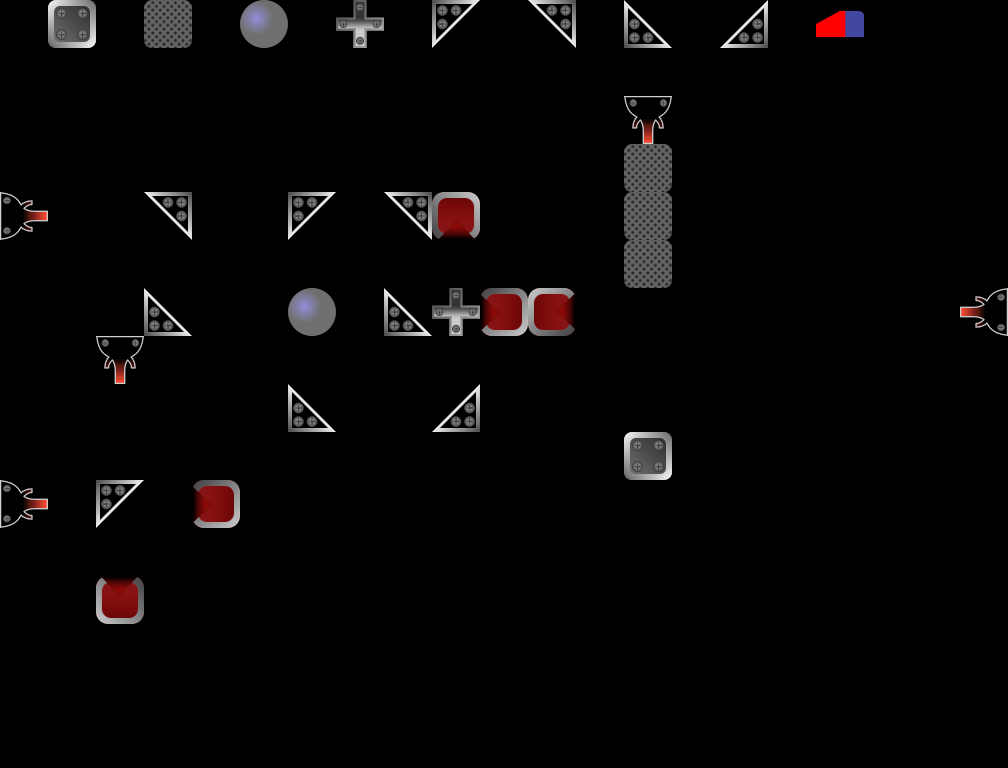

The image is a tile-based game level rendered from a .tmx file. Its description and complete source (layers, tilesets, objects, tile grids) follow:
An orthogonal 21x16 tile map with 48x48 px tiles, 2 tile layers (Blocks, Info), 1 hidden layer not drawn.

<map version="1.10" tiledversion="1.10.2" orientation="orthogonal" renderorder="right-down" width="21" height="16" tilewidth="48" tileheight="48" infinite="0" nextlayerid="8" nextobjectid="1">
 <editorsettings>
  <export target="../../public/assets/levels/level-00.json" format="json" />
 </editorsettings>
 <tileset firstgid="1" name="tileset" tilewidth="48" tileheight="48" tilecount="18" columns="18">
  <image source="../../public/assets/tileset.png" width="864" height="48" />
  <tile id="0" type="BlockingBlock" />
  <tile id="1" type="Cross" />
  <tile id="2" type="BallMirror" />
  <tile id="3" type="BottomLeftMirror" />
  <tile id="4" type="BottomRightMirror" />
  <tile id="5" type="TopLeftMirror" />
  <tile id="6" type="TopRightMirror" />
  <tile id="7" type="TimedBlock" />
  <tile id="8" type="LaserStartDown" />
  <tile id="9" type="LaserStartLeft" />
  <tile id="10" type="LaserStartRight" />
  <tile id="11" type="LaserStartUp" />
  <tile id="12" type="TargetUp" />
  <tile id="13" type="TargetRight" />
  <tile id="14" type="TargetDown" />
  <tile id="15" type="TargetLeft" />
  <tile id="17" type="Eraser" />
 </tileset>
 <layer id="2" name="Blocks" width="21" height="16">
  <data encoding="csv">
0,0,0,0,0,0,0,0,0,0,0,0,0,0,0,0,0,0,0,0,0,
0,0,0,0,0,0,0,0,0,0,0,0,0,0,0,0,0,0,0,0,0,
0,0,0,0,0,0,0,0,0,0,0,0,0,9,0,0,0,0,0,0,0,
0,0,0,0,0,0,0,0,0,0,0,0,0,8,0,0,0,0,0,0,0,
11,0,0,4,0,0,5,0,4,15,0,0,0,8,0,0,0,0,0,0,0,
0,0,0,0,0,0,0,0,0,0,0,0,0,8,0,0,0,0,0,0,0,
0,0,0,7,0,0,3,0,7,2,16,14,0,0,0,0,0,0,0,0,10,
0,0,9,0,0,0,0,0,0,0,0,0,0,0,0,0,0,0,0,0,0,
0,0,0,0,0,0,7,0,0,6,0,0,0,0,0,0,0,0,0,0,0,
0,0,0,0,0,0,0,0,0,0,0,0,0,1,0,0,0,0,0,0,0,
11,0,5,0,16,0,0,0,0,0,0,0,0,0,0,0,0,0,0,0,0,
0,0,0,0,0,0,0,0,0,0,0,0,0,0,0,0,0,0,0,0,0,
0,0,13,0,0,0,0,0,0,0,0,0,0,0,0,0,0,0,0,0,0,
0,0,0,0,0,0,0,0,0,0,0,0,0,0,0,0,0,0,0,0,0,
0,0,0,0,0,0,0,0,0,0,0,0,0,0,0,0,0,0,0,0,0,
0,0,0,0,0,0,0,0,0,0,0,0,0,0,0,0,0,0,0,0,0
</data>
 </layer>
 <layer id="5" name="Info" width="21" height="16" locked="1">
  <properties>
   <property name="BallMirror" type="int" value="3" />
   <property name="BlockingBlock" type="int" value="1" />
   <property name="BottomLeftMirror" type="int" value="2" />
   <property name="BottomRightMirror" type="int" value="1" />
   <property name="Cross" type="int" value="4" />
   <property name="LevelName" value="Test" />
   <property name="TimedBlock" type="int" value="2" />
   <property name="TopLeftMirror" type="int" value="6" />
   <property name="TopRightMirror" type="int" value="5" />
  </properties>
  <data encoding="csv">
0,1,0,8,0,3,0,2,0,5,0,4,0,7,0,6,0,18,0,0,0,
0,0,0,0,0,0,0,0,0,0,0,0,0,0,0,0,0,0,0,0,0,
0,0,0,0,0,0,0,0,0,0,0,0,0,0,0,0,0,0,0,0,0,
0,0,0,0,0,0,0,0,0,0,0,0,0,0,0,0,0,0,0,0,0,
0,0,0,0,0,0,0,0,0,0,0,0,0,0,0,0,0,0,0,0,0,
0,0,0,0,0,0,0,0,0,0,0,0,0,0,0,0,0,0,0,0,0,
0,0,0,0,0,0,0,0,0,0,0,0,0,0,0,0,0,0,0,0,0,
0,0,0,0,0,0,0,0,0,0,0,0,0,0,0,0,0,0,0,0,0,
0,0,0,0,0,0,0,0,0,0,0,0,0,0,0,0,0,0,0,0,0,
0,0,0,0,0,0,0,0,0,0,0,0,0,0,0,0,0,0,0,0,0,
0,0,0,0,0,0,0,0,0,0,0,0,0,0,0,0,0,0,0,0,0,
0,0,0,0,0,0,0,0,0,0,0,0,0,0,0,0,0,0,0,0,0,
0,0,0,0,0,0,0,0,0,0,0,0,0,0,0,0,0,0,0,0,0,
0,0,0,0,0,0,0,0,0,0,0,0,0,0,0,0,0,0,0,0,0,
0,0,0,0,0,0,0,0,0,0,0,0,0,0,0,0,0,0,0,0,0,
0,0,0,0,0,0,0,0,0,0,0,0,0,0,0,0,0,0,0,0,0
</data>
 </layer>
 <layer id="7" name="SelectionArea" width="21" height="16" visible="0" locked="1">
  <data encoding="csv">
0,0,0,0,0,0,0,0,0,0,0,0,0,0,0,0,0,0,0,0,0,
0,0,0,0,0,0,0,0,0,0,0,0,0,0,0,0,0,0,0,0,0,
8,8,8,8,8,8,8,8,8,8,8,8,8,8,8,8,8,8,8,8,8,
8,8,8,8,8,8,8,8,8,8,8,8,8,8,8,8,8,8,8,8,8,
8,8,8,8,8,8,8,8,8,8,8,8,8,8,8,8,8,8,8,8,8,
8,8,8,8,8,8,8,8,8,8,8,8,8,8,8,8,8,8,8,8,8,
8,8,8,8,8,8,8,8,8,8,8,8,8,8,8,8,8,8,8,8,8,
8,8,8,8,8,8,8,8,8,8,8,8,8,8,8,8,8,8,8,8,8,
8,8,8,8,8,8,8,8,8,8,8,8,8,8,8,8,8,8,8,8,8,
8,8,8,8,8,8,8,8,8,8,8,8,8,8,8,8,8,8,8,8,8,
8,8,8,8,8,8,8,8,8,8,8,8,8,8,8,8,8,8,8,8,8,
8,8,8,8,8,8,8,8,8,8,8,8,8,8,8,8,8,8,8,8,8,
8,8,8,8,8,8,8,8,8,8,8,8,8,8,8,8,8,8,8,8,8,
8,8,8,8,8,8,8,8,8,8,8,8,8,8,8,8,8,8,8,8,8,
0,0,0,0,0,0,0,0,0,0,0,0,0,0,0,0,0,0,0,0,0,
0,0,0,0,0,0,0,0,0,0,0,0,0,0,0,0,0,0,0,0,0
</data>
 </layer>
</map>
